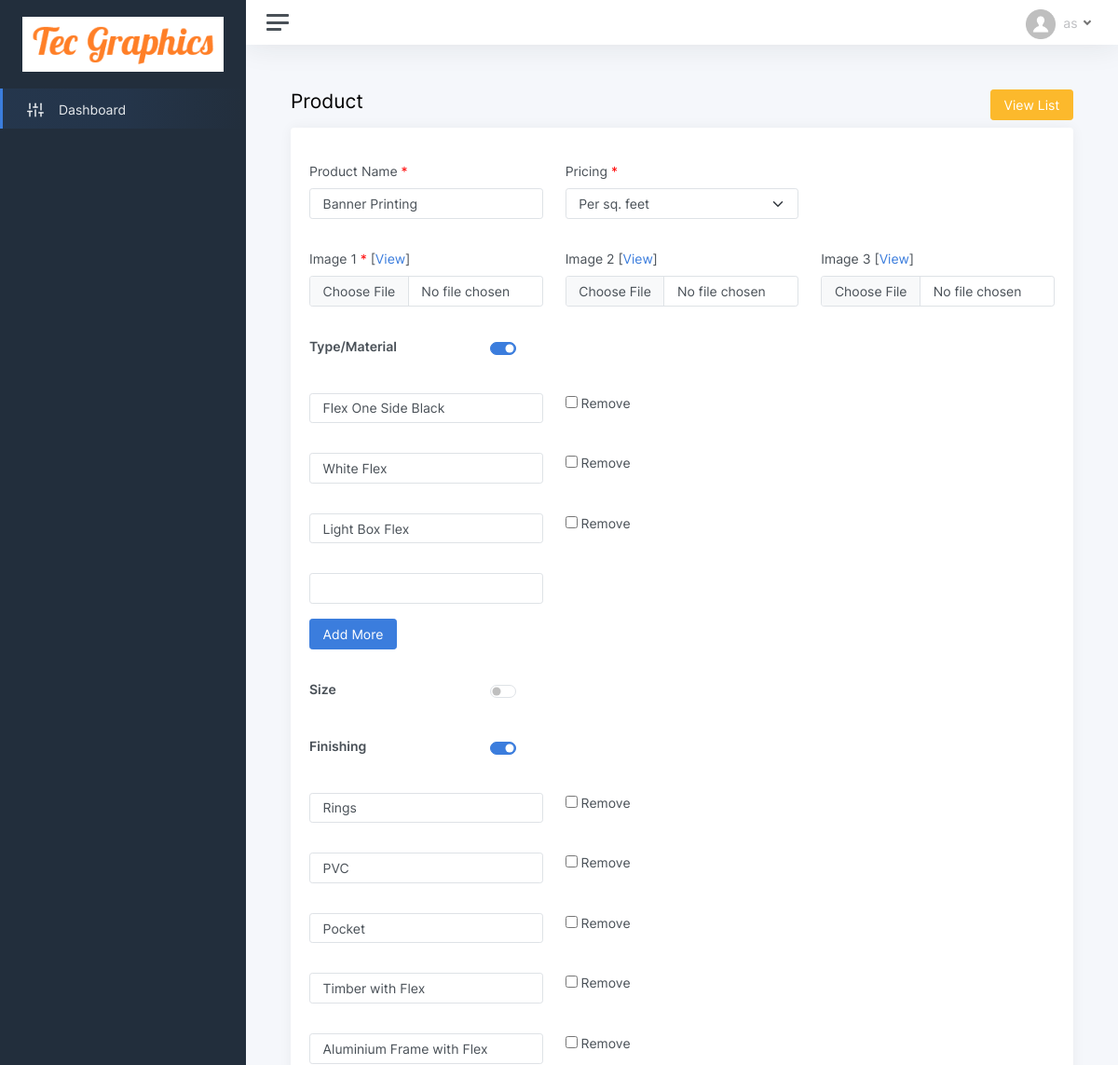
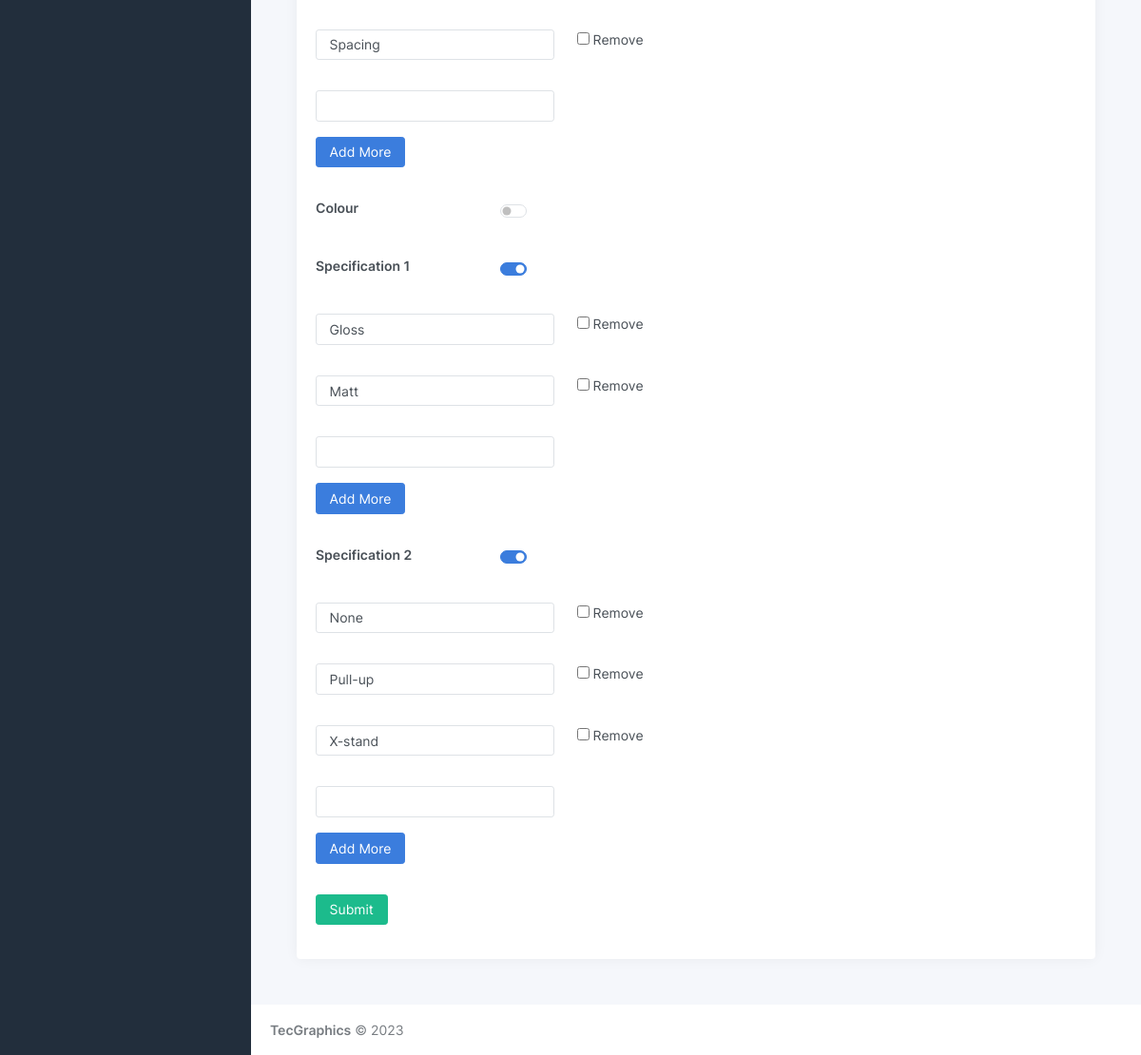
Screenshot of /product_register.php?id=1 with the database file from the repository (2 pictures, top to bottom).
### tables this page shows
CREATE TABLE IF NOT EXISTS `products` (
  `id` int(11) NOT NULL AUTO_INCREMENT,
  `name` varchar(35) NOT NULL,
  `material` tinyint(1) NOT NULL,
  `size` tinyint(1) NOT NULL,
  `finishing` tinyint(1) NOT NULL,
  `color` tinyint(1) NOT NULL,
  `spec1` tinyint(1) NOT NULL,
  `spec2` tinyint(1) NOT NULL,
  `pricing` varchar(20) NOT NULL DEFAULT '1',
  `uprice` varchar(25) NOT NULL DEFAULT '0.00',
  `image1` varchar(150) NOT NULL,
  `image2` varchar(150) NOT NULL,
  `image3` varchar(150) NOT NULL,
  PRIMARY KEY (`id`)
);

CREATE TABLE IF NOT EXISTS `pricing` (
  `id` int(11) NOT NULL AUTO_INCREMENT,
  `name` varchar(20) NOT NULL,
  `measure` varchar(20) NOT NULL,
  PRIMARY KEY (`id`)
);

CREATE TABLE IF NOT EXISTS `pro_material` (
  `id` int(11) NOT NULL AUTO_INCREMENT,
  `prod_id` int(11) NOT NULL,
  `name` varchar(50) NOT NULL,
  PRIMARY KEY (`id`)
);

CREATE TABLE IF NOT EXISTS `pro_finishing` (
  `id` int(11) NOT NULL AUTO_INCREMENT,
  `prod_id` int(11) NOT NULL,
  `name` varchar(50) NOT NULL,
  `uprice` varchar(25) NOT NULL DEFAULT '0.00',
  PRIMARY KEY (`id`)
);

CREATE TABLE IF NOT EXISTS `pro_spec1` (
  `id` int(11) NOT NULL AUTO_INCREMENT,
  `prod_id` int(11) NOT NULL,
  `name` varchar(50) NOT NULL,
  `uprice` varchar(25) NOT NULL DEFAULT '0.00',
  PRIMARY KEY (`id`)
);

CREATE TABLE IF NOT EXISTS `pro_spec2` (
  `id` int(11) NOT NULL AUTO_INCREMENT,
  `prod_id` int(11) NOT NULL,
  `name` varchar(50) NOT NULL,
  `uprice` varchar(25) NOT NULL DEFAULT '0.00',
  PRIMARY KEY (`id`)
);

### product_register.php (the view, shortened to what this page needs)
<!DOCTYPE html>
<html lang="en">
<head>
	<?php include('header.php'); ?>
	<?php include('db_connection.php'); ?>
</head>
<?php
if(isset($_GET['id'])){
	$pid = $_GET['id'];
	$select_pro = mysqli_query($con, "SELECT `name`, `material`, `size`, `finishing`, `color`, `spec1`, `spec2`, `pricing`, `image1`, `image2`, `image3` FROM products WHERE id = '$pid'");
	$result_pro = mysqli_fetch_array($select_pro);
		$name = $result_pro['name'];
		$material = $result_pro['material'];
		$size = $result_pro['size'];
		$finishing = $result_pro['finishing'];
		$color = $result_pro['color'];
		$spec1 = $result_pro['spec1'];
		$spec2 = $result_pro['spec2'];
		$pricing = $result_pro['pricing'];
		$image1 = $result_pro['image1'];
		$image2 = $result_pro['image2'];
		$image3 = $result_pro['image3'];
} else {
	$pid = $name = $image1 = $image2 = $image3 = $pricing = '';
	$material = $size = $finishing = $color = $spec1 = $spec2 = 0;
}
?>
<body>
	<div class="wrapper">
	<?php include('sidebar.php'); ?>
		<div class="main">
		<?php include('topbar.php'); ?>
			<main class="content">
				<div class="container-fluid p-0">
					<div class="row">
					<h1 class="h3 mb-3 col-10">Product</h1>
					<div class="col-2" align="right"><a href="product_list.php"><button class="btn btn-warning">View List</button></a></div>
					</div>
					<div class="row">
						<div class="col-12">
							<div class="card">
								<div class="card-body">
									<form method="post" name="prod_form" action="product_register_submit.php" enctype="multipart/form-data" onsubmit="return validateForm()" >
										<div class="row form-group mb-3">
											<div class="col-4 mb-3">
												<label class="form-label">Product Name <span style="color:red">*</span></label>
												<input type="text" class="form-control" name="pname" id="pname" placeholder="Product Name" value="<?php echo $name; ?>" >
											</div>
											<div class="col-4 mb-3">
												<label class="form-label">Pricing <span style="color:red">*</span></label>
												<select class="form-select" name="pricing" id="pricing" >
													<?php
													$select_pri = mysqli_query($con, "SELECT id, name FROM pricing");
													while($result_pri = mysqli_fetch_array($select_pri)){
													?>
													<option value="<?php echo $result_pri['id']; ?>" <?php if($pricing == $result_pri['id']){ echo 'selected'; } ?> ><?php echo $result_pri['name']; ?></option>
													<?php } ?>
												</select>
											</div>
										</div>
										<div class="row form-group mb-3">
											<div class="col-4 mb-3">
												<label class="form-label">Image 1 <span style="color:red">*</span>  <?php if($image1 != ''){ ?>[<a href="assets/img/portfolio/<?php echo $image1; ?>" target="_blank">View</a>]<?php } ?></label>
												<input type="file" class="form-control" name="pimg1" id="pimg1" >
											</div>
											<div class="col-4 mb-3">
												<label class="form-label">Image 2  <?php if($image2 != ''){ ?>[<a href="assets/img/portfolio/<?php echo $image2; ?>" target="_blank">View</a>]<?php } ?></label>
												<input type="file" class="form-control" name="pimg2" id="pimg2" >
											</div>
											<div class="col-4 mb-3">
												<label class="form-label">Image 3  <?php if($image3 != ''){ ?>[<a href="assets/img/portfolio/<?php echo $image3; ?>" target="_blank">View</a>]<?php } ?></label>
												<input type="file" class="form-control" name="pimg3" id="pimg3" >
											</div>
										</div>
										<div class="row form-group mb-3">
											<div class="col-3 mb-3">
												<label class="form-label"><b>Type/Material</b></label>
											</div>
											<div class="col-1 mb-3 form-check form-switch" style="margin-top: 3px">
												<input class="form-check-input" type="checkbox" name="mat_check" id="mat_check" <?php if($material == 1){ echo 'checked'; } ?> onchange="enable_div('mat')" >
											</div>
										</div>
										<div id="mat_div" <?php if($material == 0){ ?>style="display:none;"<?php } ?>>
										<?php
										$j=1;
										if($material == 1){
										$select_mat = mysqli_query($con, "SELECT * FROM pro_material WHERE prod_id = '$pid'");
										while($result_mat = mysqli_fetch_array($select_mat)){
										?>
										<div class="row form-group mb-3">
											<div class="col-4  mb-3">
												<input type="text" class="form-control" name="ex_mat_name<?php echo $j; ?>" id="ex_mat_name<?php echo $j; ?>" value="<?php echo $result_mat['name']; ?>" >
											</div>
											<div class="col-2  mb-3">
												<input type="checkbox" name="ex_mat_rem<?php echo $j; ?>" id="ex_mat_rem<?php echo $j; ?>" > Remove
											</div>
										</div>
										<?php $j++;	}} ?>
										<div class="row form-group mb-3">
											<div class="col-4  mb-3">
												<input type="text" class="form-control" name="mat_name1" id="mat_name1" >
											</div>
											<div class="mb-3">
												<input type="button" class="btn btn-primary" value="Add More" onclick="add_more('mat')" >
											</div>
										</div>
										</div>
										<div class="row form-group mb-3">
											<div class="col-3 mb-3">
												<label class="form-label"><b>Size</b></label>
											</div>
											<div class="col-1 mb-3 form-check form-switch" style="margin-top: 3px">
												<input class="form-check-input" type="checkbox" name="siz_check" id="siz_check" <?php if($size == 1){ echo 'checked'; } ?> onchange="enable_div('siz')" >
											</div>
										</div>
										<div class="row form-group mb-3">
											<div class="col-3 mb-3">
												<label class="form-label"><b>Finishing</b></label>
											</div>
											<div class="col-1 mb-3 form-check form-switch" style="margin-top: 3px">
												<input class="form-check-input" type="checkbox" name="fin_check" id="fin_check" <?php if($finishing == 1){ echo 'checked'; } ?> onchange="enable_div('fin')" >
											</div>
										</div>
										<div id="fin_div" <?php if($finishing == 0){ ?>style="display:none;"<?php } ?>>
										<?php
										$l=1;
										if($finishing == 1){
										$select_fin = mysqli_query($con, "SELECT * FROM pro_finishing WHERE prod_id = '$pid'");
										while($result_fin = mysqli_fetch_array($select_fin)){
										?>
										<div class="row form-group mb-3">
											<div class="col-4  mb-3">
												<input type="text" class="form-control" name="ex_fin_name<?php echo $l; ?>" id="ex_fin_name<?php echo $l; ?>" value="<?php echo $result_fin['name']; ?>" >
											</div>
											<div class="col-2  mb-3">
												<input type="checkbox" name="ex_fin_rem<?php echo $l; ?>" id="ex_fin_rem<?php echo $l; ?>" > Remove
											</div>
										</div>
										<?php $l++;	}} ?>
										<div class="row form-group mb-3">
											<div class="col-4  mb-3">
												<input type="text" class="form-control" name="fin_name1" id="fin_name1" >
											</div>
											<div class="mb-3">
												<input type="button" class="btn btn-primary" value="Add More" onclick="add_more('fin')" >
											</div>
										</div>
										</div>
										<div class="row form-group mb-3">
											<div class="col-3 mb-3">
												<label class="form-label"><b>Colour</b></label>
											</div>
											<div class="col-1 mb-3 form-check form-switch" style="margin-top: 3px">
												<input class="form-check-input" type="checkbox" name="col_check" id="col_check" <?php if($color == 1){ echo 'checked'; } ?> onchange="enable_div('col')" >
											</div>
										</div>
										<div class="row form-group mb-3">
											<div class="col-3 mb-3">
												<label class="form-label"><b>Specification 1</b></label>
											</div>
											<div class="col-1 mb-3 form-check form-switch" style="margin-top: 3px">
												<input class="form-check-input" type="checkbox" name="spo_check" id="spo_check" <?php if($spec1 == 1){ echo 'checked'; } ?> onchange="enable_div('spo')" >
											</div>
										</div>
										<div id="spo_div" <?php if($spec1 == 0){ ?>style="display:none;"<?php } ?>>
										<?php
										$n=1;
										if($spec1 == 1){
										$select_spo = mysqli_query($con, "SELECT * FROM pro_spec1 WHERE prod_id = '$pid'");
										while($result_spo = mysqli_fetch_array($select_spo)){
										?>
										<div class="row form-group mb-3">
											<div class="col-4  mb-3">
												<input type="text" class="form-control" name="ex_spo_name<?php echo $n; ?>" id="ex_spo_name<?php echo $n; ?>" value="<?php echo $result_spo['name']; ?>" >
											</div>
											<div class="col-2  mb-3">
												<input type="checkbox" name="ex_spo_rem<?php echo $n; ?>" id="ex_spo_rem<?php echo $n; ?>" > Remove
											</div>
										</div>
										<?php $n++;	}} ?>
										<div class="row form-group mb-3">
											<div class="col-4  mb-3">
												<input type="text" class="form-control" name="spo_name1" id="spo_name1" >
											</div>
											<div class="mb-3">
												<input type="button" class="btn btn-primary" value="Add More" onclick="add_more('spo')" >
											</div>
										</div>
										</div>
										<div class="row form-group mb-3">
											<div class="col-3 mb-3">
												<label class="form-label"><b>Specification 2</b></label>
											</div>
											<div class="col-1 mb-3 form-check form-switch" style="margin-top: 3px">
												<input class="form-check-input" type="checkbox" name="spt_check" id="spt_check" <?php if($spec2 == 1){ echo 'checked'; } ?> onchange="enable_div('spt')" >
											</div>
										</div>
										<div id="spt_div" <?php if($spec2 == 0){ ?>style="display:none;"<?php } ?>>
										<?php
										$o=1;
										if($spec2 == 1){
										$select_spt = mysqli_query($con, "SELECT * FROM pro_spec2 WHERE prod_id = '$pid'");
										while($result_spt = mysqli_fetch_array($select_spt)){
										?>
										<div class="row form-group mb-3">
											<div class="col-4  mb-3">
												<input type="text" class="form-control" name="ex_spt_name<?php echo $o; ?>" id="ex_spt_name<?php echo $o; ?>" value="<?php echo $result_spt['name']; ?>" >
											</div>
											<div class="col-2  mb-3">
												<input type="checkbox" name="ex_spt_rem<?php echo $o; ?>" id="ex_spt_rem<?php echo $o; ?>" > Remove
											</div>
										</div>
										<?php $o++;	}} ?>
										<div class="row form-group mb-3">
											<div class="col-4  mb-3">
												<input type="text" class="form-control" name="spt_name1" id="spt_name1" >
											</div>
											<div class="mb-3">
												<input type="button" class="btn btn-primary" value="Add More" onclick="add_more('spt')" >
											</div>
										</div>
										</div>
										<div class="mb-3">
											<input type="submit" class="btn btn-success" name="submit" id="submit" value="Submit" >
										</div>
									</form>
								</div>
							</div>
						</div>
					</div>
				</div>
			</main>
			<?php include('footer.php'); ?>
		</div>
	</div>
</body>
</html>

### rows the page displays
products: pname "Banner Printing", pricing "Per sq. feet", material "☑", finishing "☑", spec1 "☑", spec2 "☑"
pro_material: name "Flex One Side Black"
pro_material: name "White Flex"
pro_material: name "Light Box Flex"
pro_finishing: name "Rings"
pro_finishing: name "PVC"
pro_finishing: name "Pocket"
pro_finishing: name "Timber with Flex"
pro_finishing: name "Aluminium Frame with Flex"
pro_finishing: name "Spacing"
pro_spec1: name "Gloss"
pro_spec1: name "Matt"
pro_spec2: name "None"
pro_spec2: name "Pull-up"
pro_spec2: name "X-stand"
